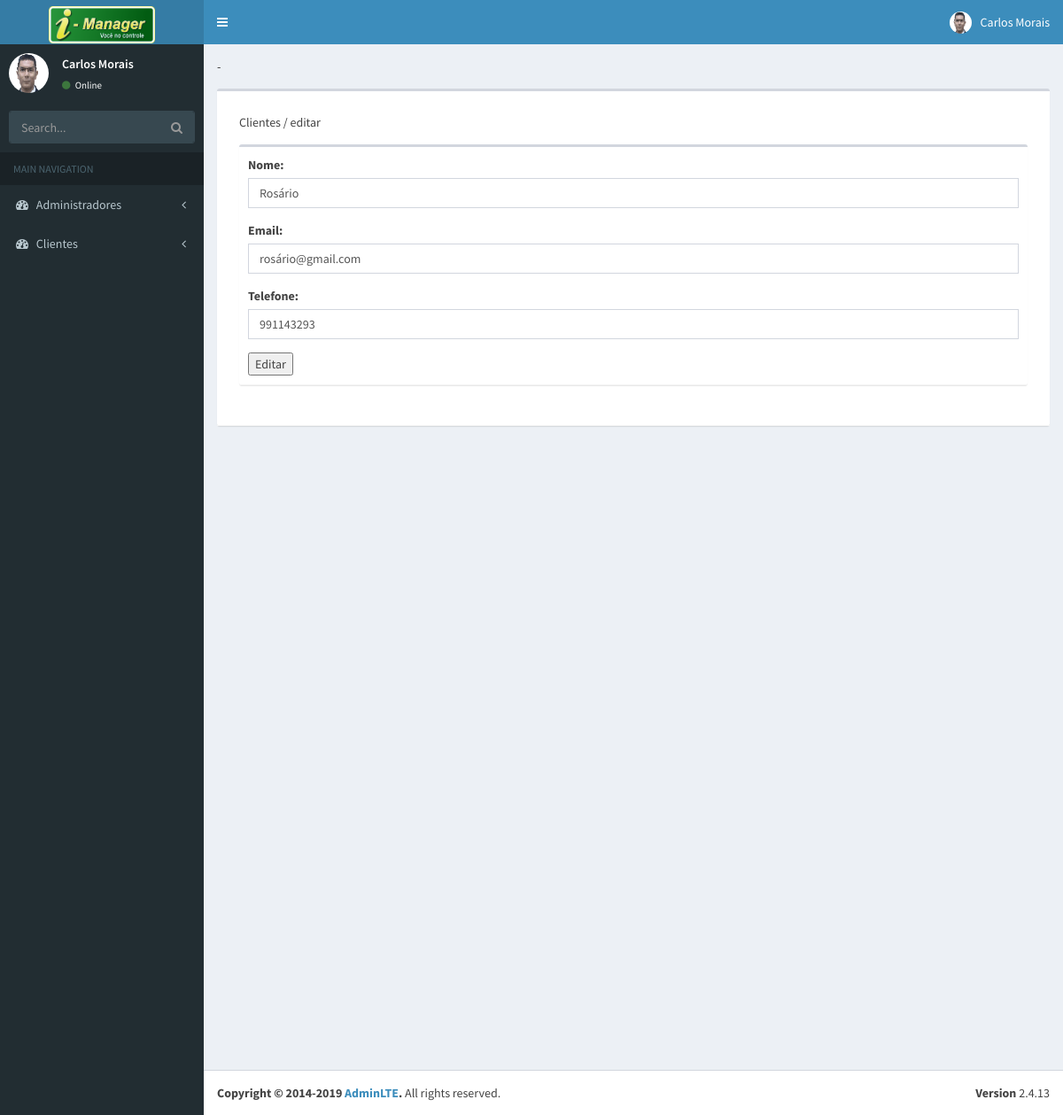
Page /?modulo=cliente&acao=editar&id=3 on the committed database.
### tables this page shows
CREATE TABLE IF NOT EXISTS `usuario` (
  `id` int(11) NOT NULL AUTO_INCREMENT,
  `nome` varchar(60) NOT NULL,
  `telefone` varchar(60) NOT NULL,
  `email` varchar(60) NOT NULL,
  PRIMARY KEY (`id`)
);

### classes/DB.class.php (called while the page is built)
<?php
    class DB{
        public static $conexao;
        public static function Conexao() {
            if (!isset(self::$conexao)) {
                try{
                    self::$conexao = new PDO('mysql:host=localhost;dbname=projeto', 'root', '' , array(PDO::MYSQL_ATTR_INIT_COMMAND => "SET NAMES utf8"));
                    self::$conexao->setAttribute(PDO::ATTR_ERRMODE, PDO::ERRMODE_EXCEPTION);
                    self::$conexao->setAttribute(PDO::ATTR_ORACLE_NULLS, PDO::NULL_EMPTY_STRING);
                }catch(PDOException $e){
                   echo 'Atenção'.$e->getMessage();
                }
            }
            return self::$conexao;
        }
    }
?>

### classes/Cliente.class.php (called while the page is built, shortened)
<?php
include ("classes/DB.class.php");
    class Cliente extends DB{
        private $nome;
        private $email;
        private $telefone;
        public function setNome($string){
            $this->nome = $string;
        }
        public function setEmail($email){
            $this->email = $email;
        }
        public function setTelefone($telefone){
            $this->telefone = $telefone;
        }
        public function getNome(){
            return $this->nome;
        }
        public function getEmail(){
            return $this->email;
        }
        public function getTelefone(){
            return $this->telefone;
        }
        public static function selecionar($id){
            $sql = "SELECT * FROM usuario WHERE id=$id";
            $stmt = DB::conexao()->prepare($sql);
            $stmt->execute();
            $registros = $stmt->fetchALL(PDO::FETCH_ASSOC);
            if($registros){
                $itens = array();
                foreach($registros as $registro){
                    $objTemporario = new Cliente();
                    $objTemporario->setId($registro['id']);
                    $objTemporario->setNome($registro['nome']);
                    $objTemporario->setEmail($registro['email']);
                    $objTemporario->setTelefone($registro['telefone']);
                    $itens[] = $objTemporario;
                }
                return $itens;
            }
            return false;
        }
    }
?>

### modulos/cliente/editar.php (the view, shortened to what this page needs)
<section class="content-header">
      Clientes / editar
</section>
<section class="content">
<div class="box">
    <div class="box-header with-border">
        <?php
            include("classes/Cliente.class.php");
            $id = $_GET['id'];
                $clientes = Cliente::selecionar($id);
                if($clientes){
                    foreach($clientes as $cliente){
                ?>
                            <form method='post' action=''>
                                <div class="form-group">
                                    <label for="nome">Nome:</label>
                                    <input type="text" class="form-control" id="nome" name="nome" value = "<?php echo $cliente->getNome();?>">
                                </div>
                                <div class="form-group">
                                    <label for="nome">Email:</label>
                                    <input type="text" class="form-control" id="telefone" name="telefone" value = "<?php echo $cliente->getEmail();?>">
                                </div>
                                <div class="form-group">
                                        <label for="nome">Telefone:</label>
                                        <input type="text" class="form-control" id="telefone" name="telefone" value = "<?php echo $cliente->getTelefone();?>">
                                </div>
                                <input type='submit' name='botao' value='Editar'>
                <?php
                        }
                    }else{echo "<tr><td colspan='4'> Nenhum Registro Encontrado.</td></tr>";}
                ?>
                            </form>
            </div>
        </div>
    </section>

### rows in the picture
usuario: nome "Rosário", telefone "rosário@gmail.com", telefone "991143293"
